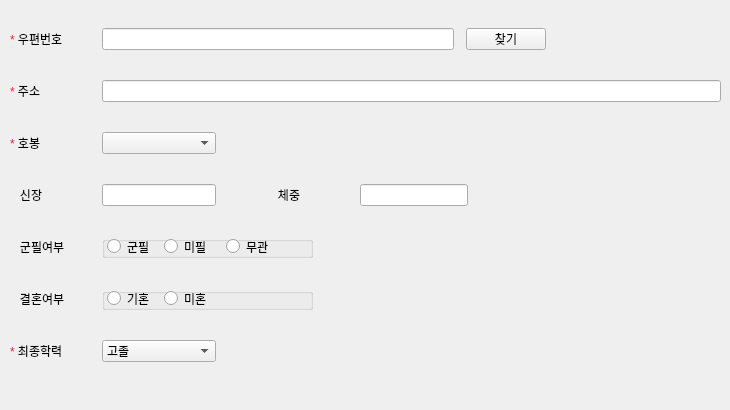
          <widget class="QWidget" name="tab_33">
           <attribute name="title">
            <string>인사정보</string>
           </attribute>
           <widget class="QWidget" name="verticalLayoutWidget_6">
            <property name="geometry">
             <rect>
              <x>10</x>
              <y>10</y>
              <width>711</width>
              <height>391</height>
             </rect>
            </property>
            <layout class="QVBoxLayout" name="verticalLayout_6">
             <property name="spacing">
              <number>12</number>
             </property>
             <item>
              <layout class="QHBoxLayout" name="horizontalLayout_54" stretch="4,19,0,0">
               <item>
                <widget class="QLabel" name="label_173">
                 <property name="sizePolicy">
                  <sizepolicy hsizetype="Maximum" vsizetype="Ignored">
                   <horstretch>0</horstretch>
                   <verstretch>0</verstretch>
                  </sizepolicy>
                 </property>
                 <property name="minimumSize">
                  <size>
                   <width>80</width>
                   <height>0</height>
                  </size>
                 </property>
                 <property name="maximumSize">
                  <size>
                   <width>80</width>
                   <height>20</height>
                  </size>
                 </property>
                 <property name="text">
                  <string>
&lt;html&gt;&lt;head/&gt;&lt;body&gt;&lt;p&gt;&lt;span style=&quot; color:#ff1d3b;&quot;&gt;*&lt;/span&gt;&amp;nbsp;우편번호&lt;/p&gt;&lt;/body&gt;&lt;/html&gt;</string>
                 </property>
                 <property name="alignment">
                  <set>Qt::AlignLeading|Qt::AlignLeft|Qt::AlignVCenter</set>
                 </property>
                </widget>
               </item>
               <item>
                <widget class="QLineEdit" name="lineEdit_117">
                 <property name="sizePolicy">
                  <sizepolicy hsizetype="Fixed" vsizetype="Ignored">
                   <horstretch>0</horstretch>
                   <verstretch>0</verstretch>
                  </sizepolicy>
                 </property>
                 <property name="minimumSize">
                  <size>
                   <width>352</width>
                   <height>22</height>
                  </size>
                 </property>
                 <property name="maximumSize">
                  <size>
                   <width>350</width>
                   <height>22</height>
                  </size>
                 </property>
                </widget>
               </item>
               <item>
                <widget class="QPushButton" name="pushButton_34">
                 <property name="minimumSize">
                  <size>
                   <width>0</width>
                   <height>22</height>
                  </size>
                 </property>
                 <property name="maximumSize">
                  <size>
                   <width>16777215</width>
                   <height>22</height>
                  </size>
                 </property>
                 <property name="text">
                  <string>찾기</string>
                 </property>
                </widget>
               </item>
               <item>
                <spacer name="horizontalSpacer_36">
                 <property name="orientation">
                  <enum>Qt::Horizontal</enum>
                 </property>
                 <property name="sizeHint" stdset="0">
                  <size>
                   <width>40</width>
                   <height>20</height>
                  </size>
                 </property>
                </spacer>
               </item>
              </layout>
             </item>
             <item>
              <layout class="QHBoxLayout" name="horizontalLayout_55" stretch="3,0">
               <item>
                <widget class="QLabel" name="label_174">
                 <property name="sizePolicy">
                  <sizepolicy hsizetype="Minimum" vsizetype="Ignored">
                   <horstretch>0</horstretch>
                   <verstretch>0</verstretch>
                  </sizepolicy>
                 </property>
                 <property name="minimumSize">
                  <size>
                   <width>80</width>
                   <height>0</height>
                  </size>
                 </property>
                 <property name="maximumSize">
                  <size>
                   <width>80</width>
                   <height>20</height>
                  </size>
                 </property>
                 <property name="text">
                  <string>
&lt;html&gt;&lt;head/&gt;&lt;body&gt;&lt;p&gt;&lt;span style=&quot; color:#ff1d3b;&quot;&gt;*&lt;/span&gt;&amp;nbsp;주소&lt;/p&gt;&lt;/body&gt;&lt;/html&gt;</string>
                 </property>
                 <property name="alignment">
                  <set>Qt::AlignLeading|Qt::AlignLeft|Qt::AlignVCenter</set>
                 </property>
                </widget>
               </item>
               <item>
                <widget class="QLineEdit" name="lineEdit_118">
                 <property name="sizePolicy">
                  <sizepolicy hsizetype="Minimum" vsizetype="Ignored">
                   <horstretch>0</horstretch>
                   <verstretch>0</verstretch>
                  </sizepolicy>
                 </property>
                 <property name="minimumSize">
                  <size>
                   <width>0</width>
                   <height>22</height>
                  </size>
                 </property>
                 <property name="maximumSize">
                  <size>
                   <width>16777215</width>
                   <height>22</height>
                  </size>
                 </property>
                </widget>
               </item>
              </layout>
             </item>
             <item>
              <layout class="QHBoxLayout" name="horizontalLayout_58" stretch="3,0,7">
               <item>
                <widget class="QLabel" name="label_177">
                 <property name="sizePolicy">
                  <sizepolicy hsizetype="Minimum" vsizetype="Ignored">
                   <horstretch>0</horstretch>
                   <verstretch>0</verstretch>
                  </sizepolicy>
                 </property>
                 <property name="minimumSize">
                  <size>
                   <width>80</width>
                   <height>0</height>
                  </size>
                 </property>
                 <property name="maximumSize">
                  <size>
                   <width>80</width>
                   <height>20</height>
                  </size>
                 </property>
                 <property name="text">
                  <string>
&lt;html&gt;&lt;head/&gt;&lt;body&gt;&lt;p&gt;&lt;span style=&quot; color:#ff1d3b;&quot;&gt;*&lt;/span&gt;&amp;nbsp;호봉&lt;/p&gt;&lt;/body&gt;&lt;/html&gt;</string>
                 </property>
                 <property name="alignment">
                  <set>Qt::AlignLeading|Qt::AlignLeft|Qt::AlignVCenter</set>
                 </property>
                </widget>
               </item>
               <item>
                <widget class="QComboBox" name="comboBox_23">
                 <property name="sizePolicy">
                  <sizepolicy hsizetype="Minimum" vsizetype="Fixed">
                   <horstretch>0</horstretch>
                   <verstretch>0</verstretch>
                  </sizepolicy>
                 </property>
                 <property name="minimumSize">
                  <size>
                   <width>114</width>
                   <height>22</height>
                  </size>
                 </property>
                 <property name="maximumSize">
                  <size>
                   <width>114</width>
                   <height>22</height>
                  </size>
                 </property>
                 <property name="sizeIncrement">
                  <size>
                   <width>0</width>
                   <height>0</height>
                  </size>
                 </property>
                 <item>
                  <property name="text">
                   <string/>
                  </property>
                 </item>
                 <item>
                  <property name="text">
                   <string>사업부장</string>
                  </property>
                 </item>
                 <item>
                  <property name="text">
                   <string>그룹장</string>
                  </property>
                 </item>
                 <item>
                  <property name="text">
                   <string>파트장</string>
                  </property>
                 </item>
                 <item>
                  <property name="text">
                   <string>모듈장</string>
                  </property>
                 </item>
                </widget>
               </item>
               <item>
                <spacer name="horizontalSpacer_38">
                 <property name="orientation">
                  <enum>Qt::Horizontal</enum>
                 </property>
                 <property name="sizeHint" stdset="0">
                  <size>
                   <width>40</width>
                   <height>20</height>
                  </size>
                 </property>
                </spacer>
               </item>
              </layout>
             </item>
             <item>
              <layout class="QHBoxLayout" name="horizontalLayout_59" stretch="3,10,7,0,0,0">
               <item>
                <widget class="QLabel" name="label_178">
                 <property name="sizePolicy">
                  <sizepolicy hsizetype="Minimum" vsizetype="Ignored">
                   <horstretch>0</horstretch>
                   <verstretch>0</verstretch>
                  </sizepolicy>
                 </property>
                 <property name="minimumSize">
                  <size>
                   <width>80</width>
                   <height>0</height>
                  </size>
                 </property>
                 <property name="maximumSize">
                  <size>
                   <width>80</width>
                   <height>20</height>
                  </size>
                 </property>
                 <property name="text">
                  <string>   신장</string>
                 </property>
                 <property name="alignment">
                  <set>Qt::AlignLeading|Qt::AlignLeft|Qt::AlignVCenter</set>
                 </property>
                </widget>
               </item>
               <item>
                <widget class="QLineEdit" name="lineEdit_120">
                 <property name="sizePolicy">
                  <sizepolicy hsizetype="Minimum" vsizetype="Ignored">
                   <horstretch>0</horstretch>
                   <verstretch>0</verstretch>
                  </sizepolicy>
                 </property>
                 <property name="minimumSize">
                  <size>
                   <width>0</width>
                   <height>22</height>
                  </size>
                 </property>
                 <property name="maximumSize">
                  <size>
                   <width>114</width>
                   <height>22</height>
                  </size>
                 </property>
                </widget>
               </item>
               <item>
                <spacer name="horizontalSpacer_39">
                 <property name="orientation">
                  <enum>Qt::Horizontal</enum>
                 </property>
                 <property name="sizeType">
                  <enum>QSizePolicy::Fixed</enum>
                 </property>
                 <property name="sizeHint" stdset="0">
                  <size>
                   <width>40</width>
                   <height>20</height>
                  </size>
                 </property>
                </spacer>
               </item>
               <item>
                <widget class="QLabel" name="label_179">
                 <property name="sizePolicy">
                  <sizepolicy hsizetype="Minimum" vsizetype="Ignored">
                   <horstretch>0</horstretch>
                   <verstretch>0</verstretch>
                  </sizepolicy>
                 </property>
                 <property name="minimumSize">
                  <size>
                   <width>80</width>
                   <height>0</height>
                  </size>
                 </property>
                 <property name="maximumSize">
                  <size>
                   <width>80</width>
                   <height>20</height>
                  </size>
                 </property>
                 <property name="text">
                  <string>   체중</string>
                 </property>
                 <property name="alignment">
                  <set>Qt::AlignLeading|Qt::AlignLeft|Qt::AlignVCenter</set>
                 </property>
                </widget>
               </item>
               <item>
                <widget class="QLineEdit" name="lineEdit_121">
                 <property name="sizePolicy">
                  <sizepolicy hsizetype="Minimum" vsizetype="Ignored">
                   <horstretch>0</horstretch>
                   <verstretch>0</verstretch>
                  </sizepolicy>
                 </property>
                 <property name="minimumSize">
                  <size>
                   <width>0</width>
                   <height>22</height>
                  </size>
                 </property>
                 <property name="maximumSize">
                  <size>
                   <width>114</width>
                   <height>22</height>
                  </size>
                 </property>
                </widget>
               </item>
               <item>
                <spacer name="horizontalSpacer_15">
                 <property name="orientation">
                  <enum>Qt::Horizontal</enum>
                 </property>
                 <property name="sizeHint" stdset="0">
                  <size>
                   <width>40</width>
                   <height>20</height>
                  </size>
                 </property>
                </spacer>
               </item>
              </layout>
             </item>
             <item>
              <layout class="QHBoxLayout" name="horizontalLayout_61" stretch="3,17">
               <item>
                <widget class="QLabel" name="label_180">
                 <property name="sizePolicy">
                  <sizepolicy hsizetype="Minimum" vsizetype="Ignored">
                   <horstretch>0</horstretch>
                   <verstretch>0</verstretch>
                  </sizepolicy>
                 </property>
                 <property name="minimumSize">
                  <size>
                   <width>80</width>
                   <height>0</height>
                  </size>
                 </property>
                 <property name="maximumSize">
                  <size>
                   <width>80</width>
                   <height>20</height>
                  </size>
                 </property>
                 <property name="text">
                  <string>   군필여부</string>
                 </property>
                 <property name="alignment">
                  <set>Qt::AlignLeading|Qt::AlignLeft|Qt::AlignVCenter</set>
                 </property>
                </widget>
               </item>
               <item>
                <layout class="QHBoxLayout" name="horizontalLayout_62">
                 <item>
                  <widget class="QGroupBox" name="groupBox_38">
                   <property name="sizePolicy">
                    <sizepolicy hsizetype="Minimum" vsizetype="Minimum">
                     <horstretch>0</horstretch>
                     <verstretch>0</verstretch>
                    </sizepolicy>
                   </property>
                   <property name="minimumSize">
                    <size>
                     <width>211</width>
                     <height>22</height>
                    </size>
                   </property>
                   <property name="maximumSize">
                    <size>
                     <width>16777215</width>
                     <height>22</height>
                    </size>
                   </property>
                   <property name="title">
                    <string/>
                   </property>
                   <widget class="QRadioButton" name="radioButton_35">
                    <property name="geometry">
                     <rect>
                      <x>124</x>
                      <y>1</y>
                      <width>57</width>
                      <height>19</height>
                     </rect>
                    </property>
                    <property name="text">
                     <string>무관</string>
                    </property>
                   </widget>
                   <widget class="QRadioButton" name="radioButton_36">
                    <property name="geometry">
                     <rect>
                      <x>5</x>
                      <y>1</y>
                      <width>57</width>
                      <height>19</height>
                     </rect>
                    </property>
                    <property name="text">
                     <string>군필</string>
                    </property>
                   </widget>
                   <widget class="QRadioButton" name="radioButton_37">
                    <property name="geometry">
                     <rect>
                      <x>62</x>
                      <y>1</y>
                      <width>62</width>
                      <height>19</height>
                     </rect>
                    </property>
                    <property name="text">
                     <string>미필</string>
                    </property>
                   </widget>
                  </widget>
                 </item>
                 <item>
                  <spacer name="horizontalSpacer_41">
                   <property name="orientation">
                    <enum>Qt::Horizontal</enum>
                   </property>
                   <property name="sizeHint" stdset="0">
                    <size>
                     <width>40</width>
                     <height>20</height>
                    </size>
                   </property>
                  </spacer>
                 </item>
                </layout>
               </item>
              </layout>
             </item>
             <item>
              <layout class="QHBoxLayout" name="horizontalLayout_63" stretch="3,17">
               <item>
                <widget class="QLabel" name="label_181">
                 <property name="sizePolicy">
                  <sizepolicy hsizetype="Minimum" vsizetype="Ignored">
                   <horstretch>0</horstretch>
                   <verstretch>0</verstretch>
                  </sizepolicy>
                 </property>
                 <property name="minimumSize">
                  <size>
                   <width>80</width>
                   <height>0</height>
                  </size>
                 </property>
                 <property name="maximumSize">
                  <size>
                   <width>80</width>
                   <height>20</height>
                  </size>
                 </property>
                 <property name="text">
                  <string>   결혼여부</string>
                 </property>
                 <property name="alignment">
                  <set>Qt::AlignLeading|Qt::AlignLeft|Qt::AlignVCenter</set>
                 </property>
                </widget>
               </item>
               <item>
                <layout class="QHBoxLayout" name="horizontalLayout_64">
                 <item>
                  <widget class="QGroupBox" name="groupBox_39">
                   <property name="sizePolicy">
                    <sizepolicy hsizetype="Minimum" vsizetype="Minimum">
                     <horstretch>0</horstretch>
                     <verstretch>0</verstretch>
                    </sizepolicy>
                   </property>
                   <property name="minimumSize">
                    <size>
                     <width>211</width>
                     <height>22</height>
                    </size>
                   </property>
                   <property name="maximumSize">
                    <size>
                     <width>16777215</width>
                     <height>22</height>
                    </size>
                   </property>
                   <property name="title">
                    <string/>
                   </property>
                   <widget class="QRadioButton" name="radioButton_38">
                    <property name="geometry">
                     <rect>
                      <x>5</x>
                      <y>1</y>
                      <width>57</width>
                      <height>19</height>
                     </rect>
                    </property>
                    <property name="text">
                     <string>기혼</string>
                    </property>
                   </widget>
                   <widget class="QRadioButton" name="radioButton_39">
                    <property name="geometry">
                     <rect>
                      <x>62</x>
                      <y>1</y>
                      <width>62</width>
                      <height>19</height>
                     </rect>
                    </property>
                    <property name="text">
                     <string>미혼</string>
                    </property>
                   </widget>
                  </widget>
                 </item>
                 <item>
                  <spacer name="horizontalSpacer_42">
                   <property name="orientation">
                    <enum>Qt::Horizontal</enum>
                   </property>
                   <property name="sizeHint" stdset="0">
                    <size>
                     <width>40</width>
                     <height>20</height>
                    </size>
                   </property>
                  </spacer>
                 </item>
                </layout>
               </item>
              </layout>
             </item>
             <item>
              <layout class="QHBoxLayout" name="horizontalLayout_65" stretch="3,10,7">
               <item>
                <widget class="QLabel" name="label_182">
                 <property name="sizePolicy">
                  <sizepolicy hsizetype="Minimum" vsizetype="Ignored">
                   <horstretch>0</horstretch>
                   <verstretch>0</verstretch>
                  </sizepolicy>
                 </property>
                 <property name="minimumSize">
                  <size>
                   <width>80</width>
                   <height>0</height>
                  </size>
                 </property>
                 <property name="maximumSize">
                  <size>
                   <width>80</width>
                   <height>20</height>
                  </size>
                 </property>
                 <property name="text">
                  <string>
&lt;html&gt;&lt;head/&gt;&lt;body&gt;&lt;p&gt;&lt;span style=&quot; color:#ff1d3b;&quot;&gt;*&lt;/span&gt;&amp;nbsp;최종학력&lt;/p&gt;&lt;/body&gt;&lt;/html&gt;</string>
                 </property>
                 <property name="alignment">
                  <set>Qt::AlignLeading|Qt::AlignLeft|Qt::AlignVCenter</set>
                 </property>
                </widget>
               </item>
               <item>
                <widget class="QComboBox" name="comboBox_24">
                 <property name="minimumSize">
                  <size>
                   <width>114</width>
                   <height>22</height>
                  </size>
                 </property>
                 <property name="maximumSize">
                  <size>
                   <width>114</width>
                   <height>22</height>
                  </size>
                 </property>
                 <item>
                  <property name="text">
                   <string>고졸</string>
                  </property>
                 </item>
                 <item>
                  <property name="text">
                   <string>초대졸</string>
                  </property>
                 </item>
                 <item>
                  <property name="text">
                   <string>대졸</string>
                  </property>
                 </item>
                 <item>
                  <property name="text">
                   <string>대학원석사</string>
                  </property>
                 </item>
                 <item>
                  <property name="text">
                   <string>대학원박사</string>
                  </property>
                 </item>
                </widget>
               </item>
               <item>
                <spacer name="horizontalSpacer_43">
                 <property name="orientation">
                  <enum>Qt::Horizontal</enum>
                 </property>
                 <property name="sizeHint" stdset="0">
                  <size>
                   <width>40</width>
                   <height>20</height>
                  </size>
                 </property>
                </spacer>
               </item>
              </layout>
             </item>
             <item>
              <spacer name="verticalSpacer_4">
               <property name="orientation">
                <enum>Qt::Vertical</enum>
               </property>
               <property name="sizeType">
                <enum>QSizePolicy::Fixed</enum>
               </property>
               <property name="sizeHint" stdset="0">
                <size>
                 <width>20</width>
                 <height>20</height>
                </size>
               </property>
              </spacer>
             </item>
            </layout>
           </widget>
          </widget>
